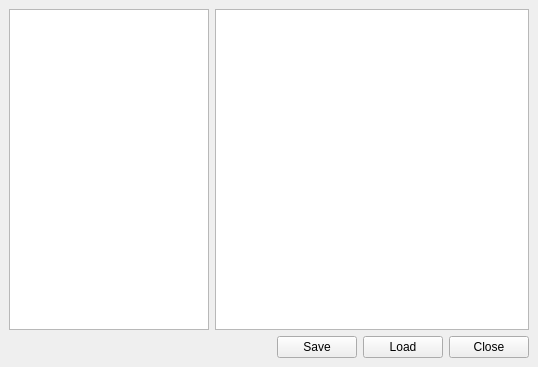
<?xml version="1.0" encoding="UTF-8"?>
<ui version="4.0">
 <class>HTWindow</class>
 <widget class="QMainWindow" name="HTWindow">
  <property name="geometry">
   <rect>
    <x>0</x>
    <y>0</y>
    <width>538</width>
    <height>367</height>
   </rect>
  </property>
  <property name="windowTitle">
   <string>HashTable</string>
  </property>
  <property name="windowIcon">
   <iconset resource="resource.qrc">
    <normaloff>:/Images/icon.png</normaloff>:/Images/icon.png</iconset>
  </property>
  <widget class="QWidget" name="centralwidget">
   <layout class="QGridLayout" name="gridLayout">
    <item row="0" column="0">
     <widget class="QTableWidget" name="tableWidget">
      <property name="maximumSize">
       <size>
        <width>200</width>
        <height>16777215</height>
       </size>
      </property>
     </widget>
    </item>
    <item row="0" column="1">
     <widget class="QTextBrowser" name="textBrowser"/>
    </item>
    <item row="1" column="0" colspan="2">
     <layout class="QHBoxLayout" name="horizontalLayout">
      <item>
       <spacer name="horizontalSpacer">
        <property name="orientation">
         <enum>Qt::Horizontal</enum>
        </property>
        <property name="sizeHint" stdset="0">
         <size>
          <width>40</width>
          <height>20</height>
         </size>
        </property>
       </spacer>
      </item>
      <item>
       <widget class="QPushButton" name="Save">
        <property name="text">
         <string>Save</string>
        </property>
       </widget>
      </item>
      <item>
       <widget class="QPushButton" name="Load">
        <property name="text">
         <string>Load</string>
        </property>
       </widget>
      </item>
      <item>
       <widget class="QPushButton" name="Close">
        <property name="text">
         <string>Close</string>
        </property>
       </widget>
      </item>
     </layout>
    </item>
   </layout>
  </widget>
 </widget>
 <resources>
  <include location="resource.qrc"/>
 </resources>
 <connections/>
</ui>
